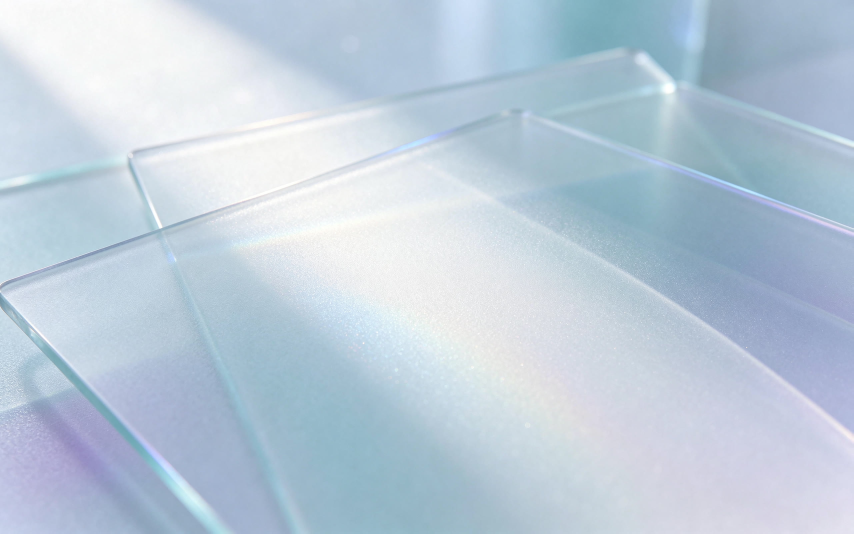
#> input picture skins/aurora-bg.jpg, 2560 x 1600 px (shown at 1/3 size)
$ python -i ai_tools.py   (imports and definitions only)   (older library calls are emulated)
#> lines starting #> are read from the running program, lines starting #| are printed output that depends on the picture
#> further down, picture is the input picture: shape (1600, 2560, 3); mean B, G, R 218.8, 204.3, 188.7
#!/usr/bin/env python3
# -*- coding: utf-8 -*-
"""v2.30 AI 工具箱本地执行器。

只处理用户自己的照片，所有输出写入独立文件，不覆盖原图。
用法：
  python ai_tools.py run <input.json> <output.json>

支持 op：
  a1_bg      换背景 / 换天空
  a2_retouch 牙齿美白 / 去油光 / 去红眼 / 去痘
  a3_privacy 人脸 / 车牌打码
  a4_crop    智能构图裁切
  a5_score   画质评分
  a8_clarity AI 清晰度增强（超分 + 自定义分辨率 + 锐度）
  a6_search  在当前列表里按文字找图（CNClip）
  b1_matte   透明底抠图
  b4_restore 老照片修复 / 划痕修复
  b6_relight 重新打光
"""
import json
import math
import os
import re
import sys
import time

# 只保留错误日志，避免 ONNX Runtime 的初始化警告写满 C# 的 stderr 管道。
# [1 line not run here, left out]

import cv2
import numpy as np

BASE = os.path.dirname(os.path.abspath(__file__))


# [7 lines left out: function _model_dir, not called in this run]
if BASE not in sys.path:
    sys.path.insert(0, BASE)

from imgio import imread_u, imwrite_u  # noqa: E402


# [4 lines left out: function _out, not called in this run]


def _read(path):
    return imread_u(path, cv2.IMREAD_COLOR)


def _write(path, img, params=None):
    os.makedirs(os.path.dirname(os.path.abspath(path)) or ".", exist_ok=True)
    return imwrite_u(path, img, params)


# [341 lines left out: functions _hex_bgr, _feather_mask, _largest_component, _face_list, _grabcut_mask, person_mask and 10 more, not called in this run]


def _saliency_center(img):
    h, w = img.shape[:2]
#> h = 1600; w = 2560
    small = cv2.resize(img, (min(640, w), max(1, int(min(640, w) * h / max(1, w)))), interpolation=cv2.INTER_AREA)
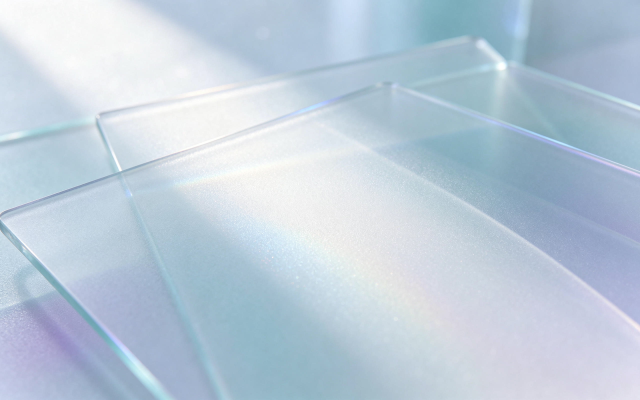
#> small: shape (400, 640, 3); mean B, G, R 218.8, 204.3, 188.7
    gray = cv2.cvtColor(small, cv2.COLOR_BGR2GRAY)
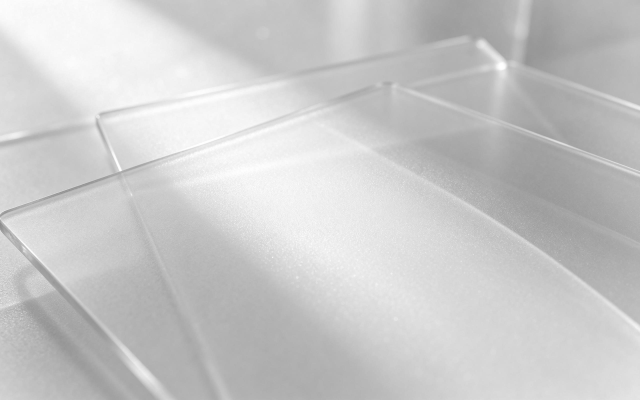
#> gray: shape (400, 640); min 140, max 255, mean 201.3
    grad = cv2.Sobel(gray, cv2.CV_32F, 1, 0, ksize=3) ** 2 + cv2.Sobel(gray, cv2.CV_32F, 0, 1, ksize=3) ** 2
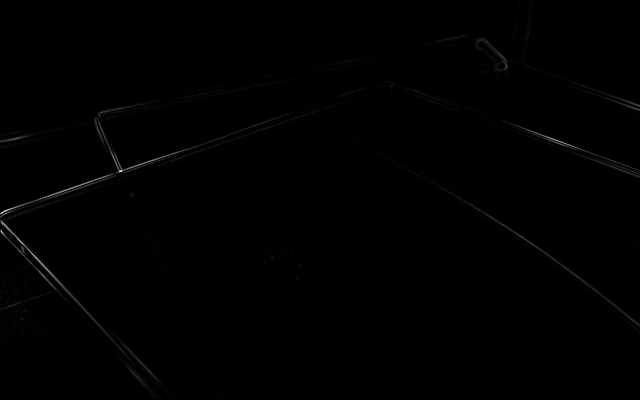
#> grad: shape (400, 640) float32; min 0, max 91690, mean 409.1; drawn with min black and max white
    grad = cv2.GaussianBlur(grad, (0, 0), 12)
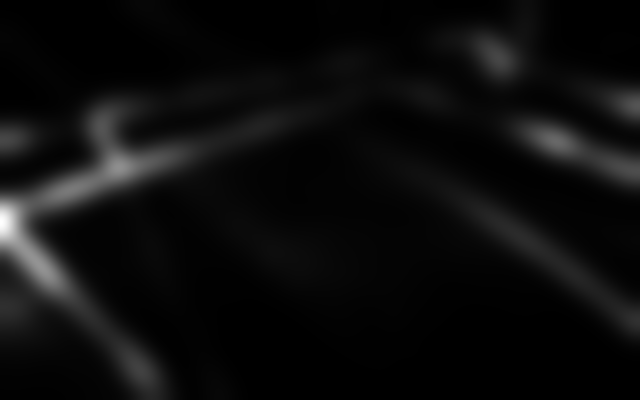
#> grad: shape (400, 640) float32; min 15.17, max 7667.4, mean 409.4; drawn with min black and max white
    # 中心先验 + 饱和度，避免大面积天空/墙面把主体拉偏
    hh, ww = grad.shape[:2]
#> hh = 400; ww = 640
    yy, xx = np.mgrid[0:hh, 0:ww]
    center = np.exp(-(((xx - ww / 2) / (ww * 0.55)) ** 2 + ((yy - hh / 2) / (hh * 0.55)) ** 2))
    sat = cv2.cvtColor(small, cv2.COLOR_BGR2HSV)[:, :, 1].astype(np.float32) / 255.0
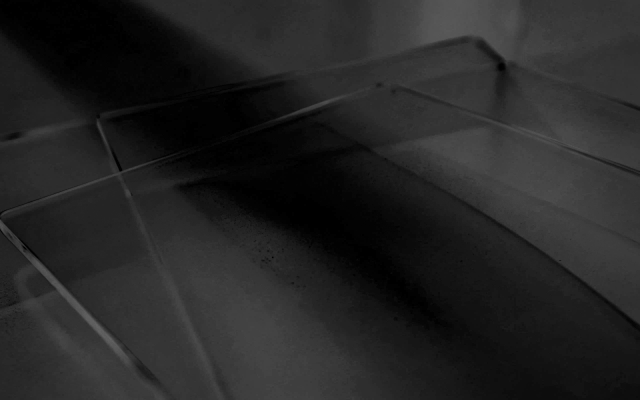
#> sat: shape (400, 640) float32; min 0, max 0.392, mean 0.144
    score = grad * (0.55 + 0.45 * sat) * center
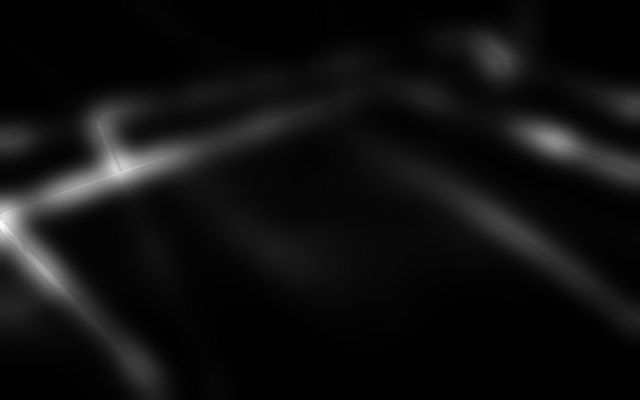
#> score: shape (400, 640) float64; min 2.63, max 2279, mean 149.8; drawn with min black and max white
    score = cv2.GaussianBlur(score, (0, 0), 6)
    x = float((score * xx).sum() / max(1e-6, score.sum())) / ww
#> x = 0.411
    y = float((score * yy).sum() / max(1e-6, score.sum())) / hh
#> y = 0.473
    return x, y


# [117 lines left out: functions a4_crop, _eye_aspect, a5_score, not called in this run]


_subpixel_sess = None
_subpixel_path = None
_real_sess = None
_real_model = None
_real_provider = None


# [79 lines left out: functions _real_session, _realesrgan_upscale, not called in this run]


_swin_sess = None
_swin_model = None
_swin_provider = None


# [80 lines left out: functions _swin_session, _swin2sr_upscale, not called in this run]


_new_sess = None
_new_model = None
_new_provider = None


# [741 lines left out: functions _new_session, _transformer_upscale, _diffusion_redraw, _subpixel_upscale_y, a8_clarity, a6_search and 6 more, not called in this run]


OPS = {
    "a1_bg": a1_bg,
    "a2_retouch": a2_retouch,
    "a3_privacy": a3_privacy,
    "a4_crop": a4_crop,
    "a5_score": a5_score,
    "a8_clarity": a8_clarity,
    "a6_search": a6_search,
    "b1_matte": b1_matte,
    "b2_mask_quick": b2_mask_quick,
    "b3_extend": b3_extend,
    "b4_restore": b4_restore,
    "b6_relight": b6_relight,
}


# [32 lines left out: function main, not called in this run]


# [2 lines not run here, left out]

>>> import cv2
>>> picture = cv2.imread('../skins/aurora-bg.jpg')
>>> result = _saliency_center(picture)
#> result = (0.411, 0.473)
